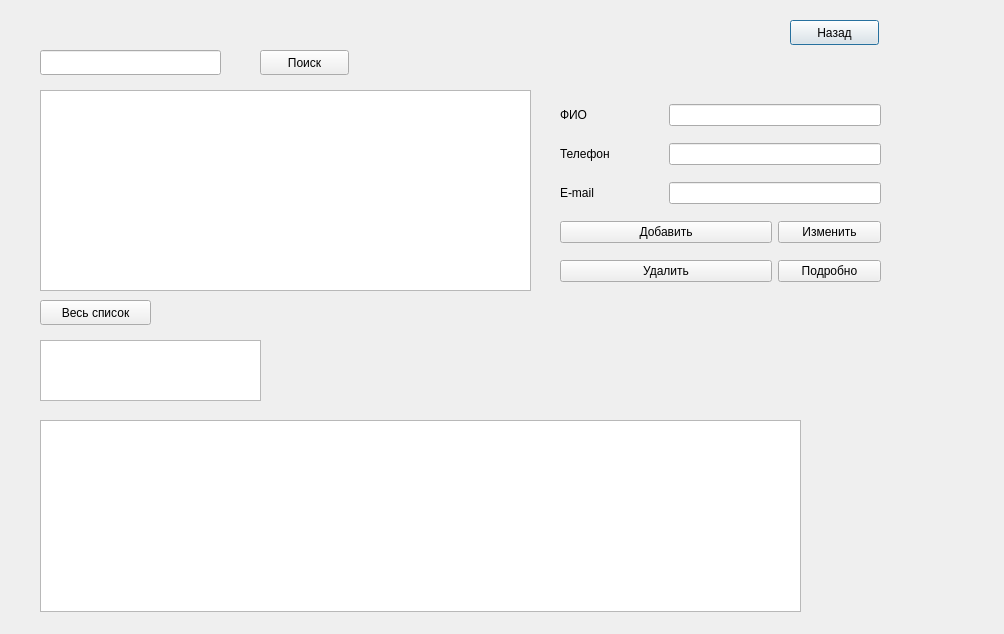
<?xml version="1.0" encoding="UTF-8"?>
<ui version="4.0">
 <class>empcustomers</class>
 <widget class="QDialog" name="empcustomers">
  <property name="geometry">
   <rect>
    <x>0</x>
    <y>0</y>
    <width>1004</width>
    <height>634</height>
   </rect>
  </property>
  <property name="windowTitle">
   <string>Dialog</string>
  </property>
  <widget class="QPushButton" name="btnBack">
   <property name="geometry">
    <rect>
     <x>790</x>
     <y>20</y>
     <width>89</width>
     <height>25</height>
    </rect>
   </property>
   <property name="text">
    <string>Назад</string>
   </property>
  </widget>
  <widget class="QTableWidget" name="twOrg">
   <property name="geometry">
    <rect>
     <x>40</x>
     <y>90</y>
     <width>491</width>
     <height>201</height>
    </rect>
   </property>
  </widget>
  <widget class="QTextEdit" name="teResult">
   <property name="geometry">
    <rect>
     <x>40</x>
     <y>340</y>
     <width>221</width>
     <height>61</height>
    </rect>
   </property>
  </widget>
  <widget class="QLineEdit" name="leFind">
   <property name="geometry">
    <rect>
     <x>40</x>
     <y>50</y>
     <width>181</width>
     <height>25</height>
    </rect>
   </property>
  </widget>
  <widget class="QPushButton" name="btnFind">
   <property name="geometry">
    <rect>
     <x>260</x>
     <y>50</y>
     <width>89</width>
     <height>25</height>
    </rect>
   </property>
   <property name="text">
    <string>Поиск</string>
   </property>
  </widget>
  <widget class="QPushButton" name="pushButton">
   <property name="geometry">
    <rect>
     <x>40</x>
     <y>300</y>
     <width>111</width>
     <height>25</height>
    </rect>
   </property>
   <property name="text">
    <string>Весь список</string>
   </property>
  </widget>
  <widget class="QTableWidget" name="twInfo">
   <property name="geometry">
    <rect>
     <x>40</x>
     <y>420</y>
     <width>761</width>
     <height>192</height>
    </rect>
   </property>
  </widget>
  <widget class="QWidget" name="">
   <property name="geometry">
    <rect>
     <x>560</x>
     <y>93</y>
     <width>321</width>
     <height>201</height>
    </rect>
   </property>
   <layout class="QGridLayout" name="gridLayout">
    <item row="0" column="0">
     <widget class="QLabel" name="label">
      <property name="text">
       <string>ФИО</string>
      </property>
     </widget>
    </item>
    <item row="0" column="1" colspan="2">
     <widget class="QLineEdit" name="leFIO"/>
    </item>
    <item row="1" column="0">
     <widget class="QLabel" name="label_2">
      <property name="text">
       <string>Телефон</string>
      </property>
     </widget>
    </item>
    <item row="1" column="1" colspan="2">
     <widget class="QLineEdit" name="lePhone"/>
    </item>
    <item row="2" column="0">
     <widget class="QLabel" name="label_3">
      <property name="text">
       <string>E-mail</string>
      </property>
     </widget>
    </item>
    <item row="2" column="1" colspan="2">
     <widget class="QLineEdit" name="leEmail"/>
    </item>
    <item row="3" column="2">
     <widget class="QPushButton" name="btnEdit">
      <property name="text">
       <string>Изменить</string>
      </property>
     </widget>
    </item>
    <item row="4" column="0" colspan="2">
     <widget class="QPushButton" name="btnDelete">
      <property name="text">
       <string>Удалить</string>
      </property>
     </widget>
    </item>
    <item row="4" column="2">
     <widget class="QPushButton" name="btnInfo">
      <property name="text">
       <string>Подробно</string>
      </property>
     </widget>
    </item>
    <item row="3" column="0" colspan="2">
     <widget class="QPushButton" name="btnAdd">
      <property name="text">
       <string>Добавить</string>
      </property>
     </widget>
    </item>
   </layout>
  </widget>
 </widget>
 <resources/>
 <connections/>
</ui>
